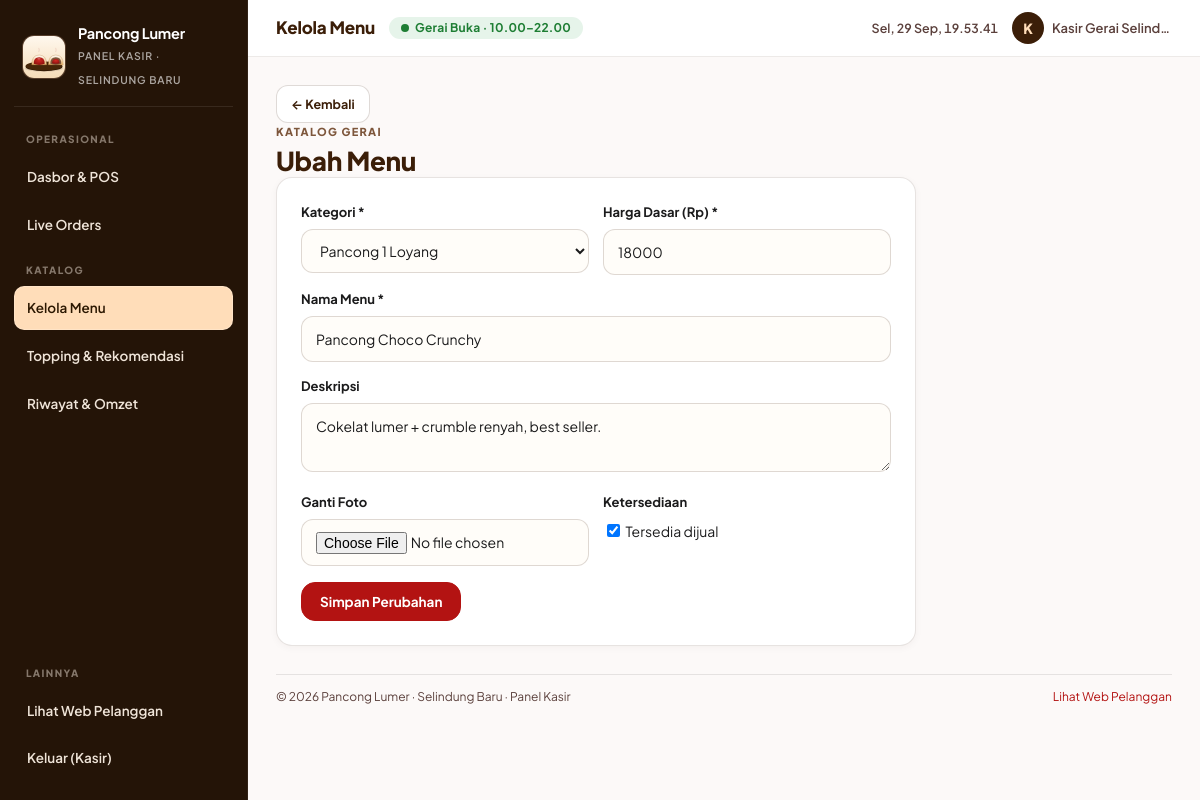
Page /admin/ad_index.php?mod=menu&act=ubah&id=1 (signed in) on the committed database.
### tables this page shows
CREATE TABLE products (
  id INT UNSIGNED NOT NULL AUTO_INCREMENT,
  category_id INT UNSIGNED NOT NULL,
  nama_menu VARCHAR(100) NOT NULL,
  deskripsi VARCHAR(255) DEFAULT NULL,
  harga_dasar INT UNSIGNED NOT NULL DEFAULT 0,
  gambar VARCHAR(255) DEFAULT NULL,
  is_available TINYINT(1) NOT NULL DEFAULT 1,
  created_at TIMESTAMP NOT NULL DEFAULT CURRENT_TIMESTAMP,
  PRIMARY KEY (id),
  KEY idx_products_category (category_id),
  CONSTRAINT fk_products_category
    FOREIGN KEY (category_id) REFERENCES categories (id)
    ON UPDATE CASCADE ON DELETE RESTRICT
);

CREATE TABLE categories (
  id INT UNSIGNED NOT NULL AUTO_INCREMENT,
  kode_kategori VARCHAR(30) NOT NULL,
  nama_kategori VARCHAR(60) NOT NULL,
  PRIMARY KEY (id),
  UNIQUE KEY uq_categories_kode (kode_kategori)
);

### admin/ad_index.php (called while the page is built, shortened)
<?php
require_once __DIR__ . '/../config/koneksi.php';
$mod = isset($_GET['mod']) ? $_GET['mod'] : 'beranda';
$act = isset($_GET['act']) ? $_GET['act'] : '';
$ROUTES = [
    'beranda' => ['' => 'ad_beranda.php'],
    'menu'    => [
        ''       => 'modMenu/dt_menu.php',
        'tambah' => 'modMenu/tambahMenu.php',
        'ubah'   => 'modMenu/ubahMenu.php',
        'hapus'  => 'modMenu/hapusMenu.php',
    ],
    'topping' => [
        ''       => 'modTopping/dt_topping.php',
        'tambah' => 'modTopping/tambahTopping.php',
        'ubah'   => 'modTopping/ubahTopping.php',
        'hapus'  => 'modTopping/hapusTopping.php',
    ],
    'pesanan' => [
        ''           => 'modPesanan/dt_pesanan.php',
        'konfirmasi' => 'modPesanan/konfirmasiPesanan.php',
        'update'     => 'modPesanan/updateStatus.php',
    ],
    'laporan' => [
        ''       => 'modLaporan/dt_laporan.php',
        'export' => 'modLaporan/export_excel.php',
        'hapus'  => 'modLaporan/hapusLaporan.php',
    ],
];
$konten = __DIR__ . '/' . $ROUTES[$mod][$act];
require_once __DIR__ . '/ad_header.php';
require_once __DIR__ . '/ad_sidebar.php';
require $konten;
require_once __DIR__ . '/ad_footer.php';

### config/koneksi.php (called while the page is built, shortened)
    <?php
function e($str) {
    return htmlspecialchars((string)($str ?? ''), ENT_QUOTES, 'UTF-8');
}

### admin/modMenu/ubahMenu.php (the view, shortened to what this page needs)
<?php
$id = (int)($_GET['id'] ?? $_POST['id'] ?? 0);
$stmt = mysqli_prepare($koneksi, "SELECT * FROM products WHERE id=? LIMIT 1");
mysqli_stmt_bind_param($stmt, 'i', $id);
mysqli_stmt_execute($stmt);
$prod = mysqli_fetch_assoc(mysqli_stmt_get_result($stmt));
$cats = [];
$rs = mysqli_query($koneksi, "SELECT id, nama_kategori FROM categories WHERE kode_kategori != 'topping' ORDER BY id");
while ($r = mysqli_fetch_assoc($rs)) $cats[] = $r;
?>
<a class="btn btn-ghost btn-sm" href="ad_index.php?mod=menu">← Kembali</a>
<span class="eyebrow">Katalog gerai</span>
<h2 class="page-title">Ubah Menu</h2>
<div class="form-card" style="max-width:640px">
<form method="post" enctype="multipart/form-data" onsubmit="return validasiAdmin(this)">
  <div class="form-grid">
    <div><label class="flabel">Kategori *</label><select class="fin" name="category_id" required>
      <?php foreach($cats as $c): ?><option value="<?php echo (int)$c['id']; ?>" <?php echo $c['id']==$prod['category_id']?'selected':''; ?>><?php echo e($c['nama_kategori']); ?></option><?php endforeach; ?>
    </select></div>
    <div><label class="flabel">Harga Dasar (Rp) *</label><input class="fin" type="number" name="harga_dasar" min="1000" step="500" required value="<?php echo (int)$prod['harga_dasar']; ?>"></div>
    <div class="full"><label class="flabel">Nama Menu *</label><input class="fin" name="nama_menu" required value="<?php echo e($prod['nama_menu']); ?>"></div>
    <div class="full"><label class="flabel">Deskripsi</label><textarea class="fin" name="deskripsi" rows="2"><?php echo e($prod['deskripsi']); ?></textarea></div>
    <div><label class="flabel">Ganti Foto</label><input class="fin" type="file" name="gambar" accept=".jpg,.jpeg,.png,.webp">
      <?php if(!empty($prod['gambar'])): ?><small style="color:var(--muted)">Saat ini: <?php echo e($prod['gambar']); ?></small><?php endif; ?></div>
    <div><label class="flabel">Ketersediaan</label><label style="font-size:14px"><input type="checkbox" name="is_available" <?php echo ((int)$prod['is_available']===1)?'checked':''; ?>> Tersedia dijual</label></div>
  </div>
  <button class="btn btn-primary" style="margin-top:16px" type="submit" name="simpan">Simpan Perubahan</button>
</form>
</div>

### css/style.css (style rules this page uses)
:root { --surface:#fcf9f8; --surface-dim:#dcd9d9; --surface-bright:#fcf9f8; --lowest:#ffffff; --low:#f6f3f2; --cont:#f0eded; --high:#eae7e7; --highest:#e5e2e1; --bg:#fcf9f8; --card:#ffffff; --cream:#fffdf9; --cream-2:#f7efe6; --line:#e4beb8; --outline:#906f6b; --line-soft:rgba(59,30,8,.12); --tint:#ba1a16; --ink:#1b1b1c; --muted:#5b403c; --primary:#b31312; --primary-deep:#8b0005; --primary-dark:#940e0d; --primary-cont:#b31312; --on-primary-cont:#ffc3ba; --inv-primary:#ffb4aa; --on-primary:#ffffff; --pink:#ffdad5; --pink-soft:#fff0ed; --pink-dim:#ffb4aa; --on-pink:#410001; --amber:#ffddb9; --amber-dim:#f39c12; --amber-fixed-dim:#ffb961; --on-amber:#2b1700; --amber-deep:#7f4f00; --amber-ink:#5f3a00; --amber-soft:#fef5e7; --warn:#9a5b00; --sec:#7d563b; --sec-fixed:#ffdcc6; --sec-fixed-dim:#efbc9b; --on-sec-fixed:#2f1402; --sec-cont:#fecaa8; --on-sec-cont:#795339; --cocoa:#3b1e08; --ok:#1e7e34; --ok-bg:#e6f4ea; --err:#ba1a1a; --err-bg:#ffdad6; --info-bg:#eef4ff; --info-tx:#1e3a8a; --r:16px; --r-sm:12px; --r-lg:24px; --r-pill:9999px; --sh-sm:0 2px 8px -1px rgba(59,30,8,.05); --sh1:0 2px 8px -1px rgba(59,30,8,.05); --sh2:0 8px 24px -4px rgba(59,30,8,.08),0 2px 6px -1px rgba(179,19,18,.04); --sh3:0 16px 40px -6px rgba(59,30,8,.16),0 4px 12px -2px rgba(59,30,8,.06); --sh4:0 20px 48px -8px rgba(179,19,18,.22); --max:75rem; --head-h:68px; --serif:Georgia,'Times New Roman',serif; }
* { box-sizing:border-box }
html { scroll-behavior:smooth }
body { margin:0;font-family:'Plus Jakarta Sans',system-ui,-apple-system,'Segoe UI',Roboto,sans-serif; background:var(--bg);color:var(--ink);font-size:14px;line-height:1.6;overflow-x:clip }
h1,h2,h3 { text-wrap:balance;line-height:1.25 }
.eyebrow { display:block;font-size:11px;font-weight:800;letter-spacing:.12em; text-transform:uppercase;color:var(--sec);margin-bottom:4px }
.page-title { margin:0;color:var(--cocoa);font-size:clamp(20px,2.4vw,26px); font-weight:800;letter-spacing:-.01em }
a { color:var(--primary);text-decoration:none }
@media (min-width:768px) { body { font-size:15px } }
.btn { display:inline-flex;align-items:center;justify-content:center;gap:8px; border-radius:14px;padding:10px 18px;font-weight:700;font-size:13.5px; cursor:pointer;border:1px solid transparent;transition:background .15s,border-color .15s,transform .1s; font-family:inherit;white-space:nowrap;max-width:100% }
.btn-primary { background:var(--primary);color:#fff;border-color:var(--primary) }
.btn-ghost { background:#fff;color:var(--cocoa);border-color:rgba(59,30,8,.16) }
.btn-sm { padding:8px 14px;font-size:12.5px;font-weight:700;border-radius:12px }
.form-card { background:#fff;border:1px solid var(--line-soft);border-radius:var(--r); box-shadow:var(--sh1);padding:20px }
@media (min-width:768px) { .form-card { padding:24px } }
.form-grid { display:grid;grid-template-columns:1fr;gap:14px }
@media (min-width:640px) { .form-grid { grid-template-columns:1fr 1fr } }
.form-grid .full { grid-column:1/-1 }
label.flabel { display:block;font-size:13px;font-weight:700;margin-bottom:6px;color:var(--ink) }
input.fin,select.fin,textarea.fin { width:100%;padding:11px 14px;border-radius:12px; border:1.5px solid rgba(59,30,8,.16);background:var(--cream);font:inherit;font-size:14px;color:var(--ink) }
body { padding-bottom:0 }

### rows in the picture
products: category_id "Pancong 1 Loyang", harga_dasar "18000", nama_menu "Pancong Choco Crunchy", deskripsi "Cokelat lumer + crumble renyah, best seller.", is_available "☑"

### other values in the picture
strtok($namaKasir,' ') "Kasir"
$judulMod "Kelola Menu"
$inisialKasir ?: 'K' "K"
$namaKasir "Kasir Gerai Selind…"
